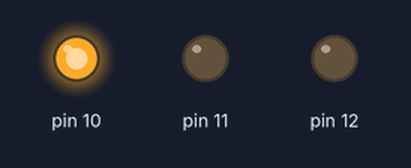
Simulated run of this sketch. Board: Arduino Uno, built with avr-gcc and run on an emulated ATmega328P. Shown: output pins drawn as LEDs (lit = HIGH).

Above: at 0.2 s.
At 1.7 s:
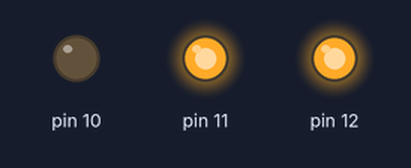
At 3.0 s:
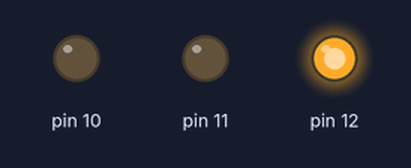
At 4.0 s:
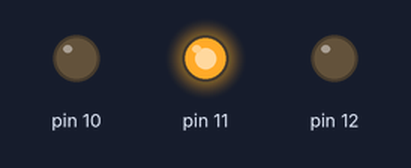
At 7.2 s:
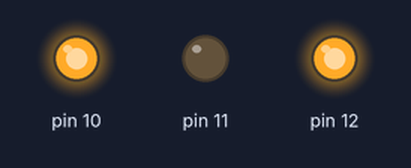
Timing chart, 0 to 7.8 s (numbered marks = the images above):
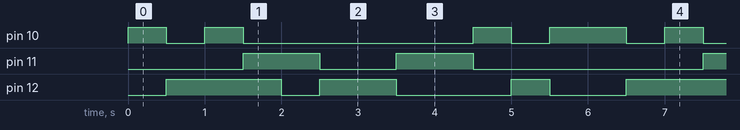

Measured:
- by itself, pin 10: repeats every 6.0 s: LOW 0.50 s, HIGH 0.50 s, LOW 3.0 s, HIGH 0.50 s, LOW 0.50 s, HIGH 1.0 s
- by itself, pin 11: repeats every 6.0 s: LOW 1.0 s, HIGH 1.0 s, LOW 3.0 s, HIGH 1.0 s
- by itself, pin 12: repeats every 6.0 s: LOW 0.50 s, HIGH 1.0 s, LOW 1.5 s, HIGH 0.50 s, LOW 1.0 s, HIGH 1.5 s

The sketch:

18_0682_0745.ino
```cpp
void setup() {
  // put your setup code here, to run once:
  Serial.begin(9600);
pinMode(12,OUTPUT);
//digitalWrite(12,HIGH);
pinMode(11,OUTPUT);
//digitalWrite(11,LOW);
pinMode(10,OUTPUT);
}

void loop() {
  // put your main code here, to run repeatedly:
 pinMode(12,OUTPUT);
  pinMode(11,INPUT);
  pinMode(10,OUTPUT);
  digitalWrite(12,LOW);
  digitalWrite(10,HIGH);
  delay(500);
  pinMode(12,OUTPUT);
  pinMode(11,INPUT);
  pinMode(10,OUTPUT);
  digitalWrite(12,HIGH);
  digitalWrite(10,LOW);
  delay(500);
  pinMode(12,INPUT);
  pinMode(11,OUTPUT);
  pinMode(10,OUTPUT);
  digitalWrite(11,LOW);
  digitalWrite(10,HIGH);
  delay(500);
  pinMode(12,INPUT);
  pinMode(11,OUTPUT);
  pinMode(10,OUTPUT);
  digitalWrite(11,HIGH);
  digitalWrite(10,LOW);
  delay(500);
  pinMode(12,OUTPUT);
  pinMode(11,OUTPUT);
  pinMode(10,INPUT);
  digitalWrite(12,LOW);
  digitalWrite(11,HIGH);
  delay(500);
  pinMode(12,OUTPUT);
  pinMode(11,OUTPUT);
  pinMode(10,INPUT);
  digitalWrite(12,HIGH);
  digitalWrite(11,LOW);
  delay(500);
  //ขาย้อน
    pinMode(12,OUTPUT);
  pinMode(11,OUTPUT);
  pinMode(10,INPUT);
  digitalWrite(12,HIGH);
  digitalWrite(11,LOW);
  delay(500);
    pinMode(12,OUTPUT);
  pinMode(11,OUTPUT);
  pinMode(10,INPUT);
  digitalWrite(12,LOW);
  digitalWrite(11,HIGH);
  delay(500);
    pinMode(12,INPUT);
  pinMode(11,OUTPUT);
  pinMode(10,OUTPUT);
  digitalWrite(11,HIGH);
  digitalWrite(10,LOW);
  delay(500);
   pinMode(12,INPUT);
  pinMode(11,OUTPUT);
  pinMode(10,OUTPUT);
  digitalWrite(11,LOW);
  digitalWrite(10,HIGH);
  delay(500);
  pinMode(12,OUTPUT);
  pinMode(11,INPUT);
  pinMode(10,OUTPUT);
  digitalWrite(12,HIGH);
  digitalWrite(10,LOW);
  delay(500);
   pinMode(12,OUTPUT);
  pinMode(11,INPUT);
  pinMode(10,OUTPUT);
  digitalWrite(12,LOW);
  digitalWrite(10,HIGH);
  delay(500);


}
```
